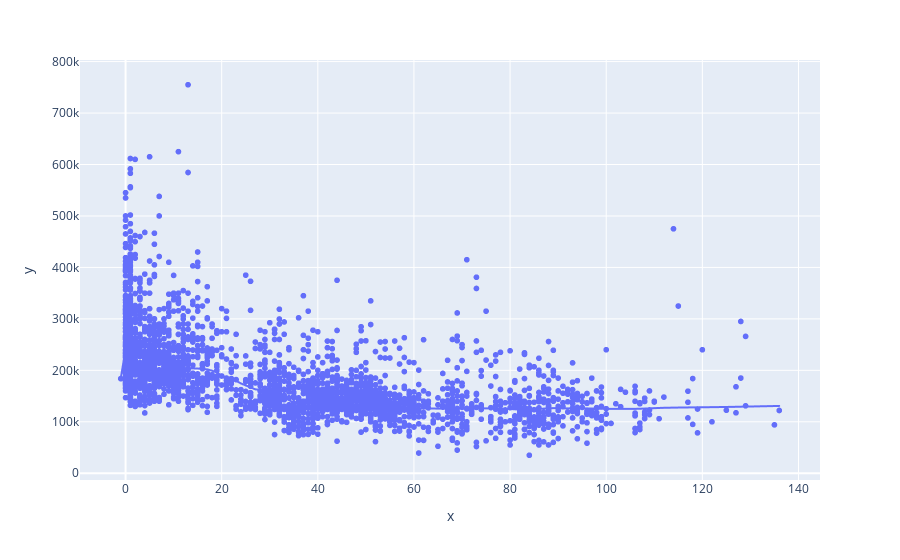

The cell this chart's notebook holds for it:
### Code cell
px.scatter(x=df['Age'], y=df['SalePrice'], trendline='lowess', trendline_options={"frac": 0.1})

### Figure 1 — Plotly figure (JSON) as saved in the notebook; plotly's stock layout.template omitted (floating-point values rounded to 4 significant figures; data arrays with more than 128 entries replaced by an {"elided": "..."} marker saying what was removed)
{"data": [{"hovertemplate": "x=%{x}<br>y=%{y}<extra></extra>", "legendgroup": "", "marker": {"color": "#636efa", "symbol": "circle"}, "mode": "markers", "name": "", "showlegend": false, "type": "scattergl", "x": {"elided": "2676 int values"}, "xaxis": "x", "y": {"elided": "2676 int values"}, "yaxis": "y"}, {"hovertemplate": "<b>LOWESS trendline</b><br><br>x=%{x}<br>y=%{y} <b>(trend)</b><extra></extra>", "legendgroup": "", "marker": {"color": "#636efa", "symbol": "circle"}, "mode": "lines", "name": "", "showlegend": false, "type": "scattergl", "x": {"elided": "2676 int values"}, "xaxis": "x", "y": {"elided": "2676 float values"}, "yaxis": "y"}], "layout": {"legend": {"tracegroupgap": 0}, "margin": {"t": 60}, "xaxis": {"anchor": "y", "domain": [0, 1], "title": {"text": "x"}}, "yaxis": {"anchor": "x", "domain": [0, 1], "title": {"text": "y"}}}}
